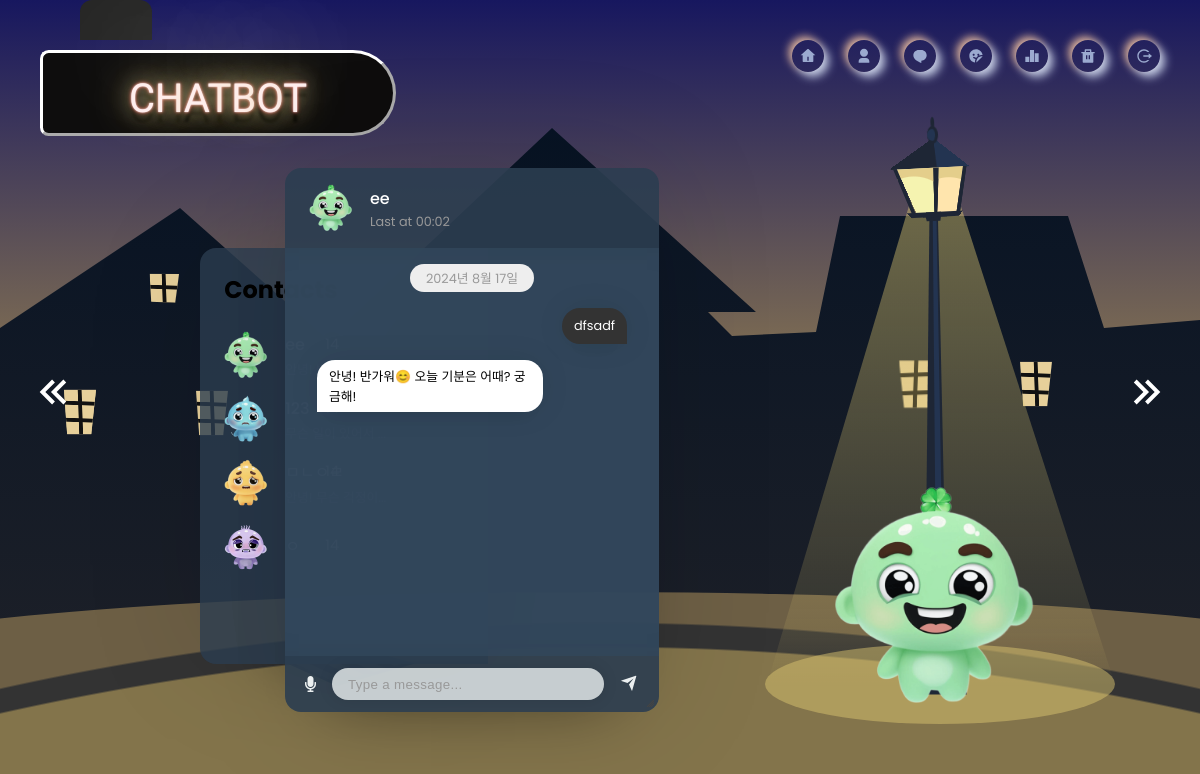
The app's page /chatbot/22 (signed in) with its own data.
### character/models.py (models this page shows, shortened)
class UserCharacter(models.Model):
    user = models.ForeignKey(User, on_delete=models.CASCADE)  # 유저 식별자
    adminCharacter = models.ForeignKey(AdminCharacter, on_delete=models.CASCADE)  # 초기 캐릭터 식별자
    introduce = models.TextField()  # 생성 이유
    last_content = models.TextField(default=" ")  # 인공지능 마지막 대화
    trash = models.BooleanField(default=False)  # 캐릭터 휴지통 플래그
    name = models.CharField(max_length=30)  # 캐릭터 이름

### chatbot/models.py (models this page shows)
class ChatbotUserContent(models.Model):
    user = models.ForeignKey(User, on_delete=models.CASCADE)  # 유저 식별자
    userCharacter = models.ForeignKey(UserCharacter, on_delete=models.CASCADE)  # 유저가 생성한 캐릭터 식별자
    user_content = models.TextField()  # 사용자 대화
    time = models.DateTimeField(auto_now_add=True)  # 대화생성시간

class ChatbotAIContent(models.Model):
    user = models.ForeignKey(User, on_delete=models.CASCADE)  # 유저 식별자
    userCharacter = models.ForeignKey(UserCharacter, on_delete=models.CASCADE)  # 유저가 생성한 캐릭터 식별자
    ai_content = models.TextField()  # 인공지능 대화
    time = models.DateTimeField(auto_now_add=True)  # 대화생성시간

### chatbot/views.py (the view)
# urls.py: path('chatbot/<int:pk>', chatbot_content_list, name='chatbot_content_list'),  # pk는 캐릭터의 식별자임 챗봇의 식별자 아님!!
@login_required
def chatbot_content_list(request, pk):
    user = request.user
    try:
        character = UserCharacter.objects.get(id=pk, user=user)
    except ObjectDoesNotExist:
        return redirect('character:character_list')
    characters = UserCharacter.objects.filter(user=user, trash=False)
    ai_contents = ChatbotAIContent.objects.filter(user=user, userCharacter=character).order_by('time')
    user_contents = ChatbotUserContent.objects.filter(user=user, userCharacter=character).order_by('time')
    if not character.trash:
        all_contents = []
        for content in user_contents:
            all_contents.append({
                'type': 'user',
                'content': content.user_content,
                'time': content.time
            })
        for content in ai_contents:
            all_contents.append({
                'type': 'ai',
                'content': content.ai_content,
                'time': content.time
            })
        all_contents.sort(key=lambda x: x['time'])
        timezone = pytz.timezone('Asia/Seoul')
        if all_contents:
            last_time = all_contents[-1]['time']
            last_time_kst = last_time.astimezone(timezone)  # KST로 변환
            last_time_formatted = last_time_kst.strftime('%H:%M')  # 형식 지정
        else:
            last_time_formatted = None
        grouped_contents = []
        current_date = None
        for content in all_contents:
            message_date = content['time'].date()
            if current_date != message_date:
                current_date = message_date
                grouped_contents.append({'date': message_date, 'messages': []})
            grouped_contents[-1]['messages'].append(content)
        if grouped_contents and len(grouped_contents[-1]['messages']) > 0:
            last_messages = grouped_contents[-1]['messages'][-1]['content']
            messagesLast = last_messages[:10]
        else:
            messagesLast = []  # `grouped_contents`가 비어있거나 마지막 메시지가 없는 경우 빈 리스트
        first_item = UserCharacter.objects.filter(user=request.user, trash=False).first()
        context = {
            'grouped_contents': grouped_contents,
            'character': character,
            'characters': characters,
            'last_time': last_time_formatted,
            'messagesLast': messagesLast,
            'pk': pk,
            'first_item': first_item
        }
        return render(request, 'chatbot/chatbotContentList.html', context)
    else:
        return redirect('users:main')

### templates/chatbot/chatbotContentList.html (shortened to what this page needs)
{% load static %}
<!DOCTYPE html>
<html lang="en">
<head>
    <link rel="stylesheet" href="//code.jquery.com/ui/1.12.1/themes/base/jquery-ui.css">
    <link rel="stylesheet" href="https://cdnjs.cloudflare.com/ajax/libs/font-awesome/5.15.3/css/all.min.css"/>
    <link href="https://cdn.remixicon.com/releases/v1.2.2/remixicon.css" rel="stylesheet">
    <link rel="stylesheet" href="https://cdnjs.cloudflare.com/ajax/libs/jqueryui/1.12.1/jquery-ui.min.css">
    <link rel="stylesheet" href="{% static '/css/chatbot/icon.css' %}">
    <link rel="stylesheet" href="{% static '/css/chatbot/chatbotcall.css' %}">
    <link rel="stylesheet" href="{% static '/css/chatbot/chatbot.css' %}">
    <link rel="stylesheet" href="{% static '/css/chatbot/music.css' %}">
    <link rel="stylesheet" href="{% static '/css/chatbot/mochatbot.css' %}">
    <link rel="stylesheet" href="{% static '/css/chatbot/nav.css' %}">
    <link rel="stylesheet" href="{% static '/css/chatbot/lighthouse.css' %}">
    <link rel='stylesheet prefetch' href='https://code.ionicframework.com/ionicons/2.0.1/css/ionicons.min.css'>
    <link rel='stylesheet prefetch' href='https://cdnjs.cloudflare.com/ajax/libs/animate.css/3.2.3/animate.min.css'>
</head>
<body>
<div class="arrow left">
    <svg xmlns="http://www.w3.org/2000/svg" viewBox="0 0 24 24" fill="currentColor">
        <path
            d="M4.83578 12L11.0429 18.2071L12.4571 16.7929L7.66421 12L12.4571 7.20712L11.0429 5.79291L4.83578 12ZM10.4857 12L16.6928 18.2071L18.107 16.7929L13.3141 12L18.107 7.20712L16.6928 5.79291L10.4857 12Z">
        </path>
    </svg>
</div>
<div class="arrow right">
    <svg xmlns="http://www.w3.org/2000/svg" viewBox="0 0 24 24" fill="currentColor">
        <path
            d="M19.1642 12L12.9571 5.79291L11.5429 7.20712L16.3358 12L11.5429 16.7929L12.9571 18.2071L19.1642 12ZM13.5143 12L7.30722 5.79291L5.89301 7.20712L10.6859 12L5.89301 16.7929L7.30722 18.2071L13.5143 12Z">
        </path>
    </svg>
</div>
<div class="icon">
    <a href="{% url 'character:character_list' %}">
        <div class="icon__home">
            <svg xmlns="http://www.w3.org/2000/svg" viewBox="0 0 24 24" fill="currentColor">
                <path
                        d="M20 20C20 20.5523 19.5523 21 19 21H5C4.44772 21 4 20.5523 4 20V11L1 11L11.3273 1.6115C11.7087 1.26475 12.2913 1.26475 12.6727 1.6115L23 11L20 11V20ZM11 13V19H13V13H11Z">
                </path>
            </svg>
        </div>
    </a>
    <a href="{% url 'users:profile' %}">
        <div class="icon__account">
            <svg xmlns="http://www.w3.org/2000/svg" viewBox="0 0 24 24" fill="currentColor">
                <path
                        d="M20 22H4V20C4 17.2386 6.23858 15 9 15H15C17.7614 15 20 17.2386 20 20V22ZM12 13C8.68629 13 6 10.3137 6 7C6 3.68629 8.68629 1 12 1C15.3137 1 18 3.68629 18 7C18 10.3137 15.3137 13 12 13Z">
                </path>
            </svg>
        </div>
    </a>
    {% if first_item %}
        <a href="{% url 'chatbot:chatbot_content_list' first_item.pk %}">
            <div class="icon__chat">
                <svg xmlns="http://www.w3.org/2000/svg" viewBox="0 0 24 24" fill="currentColor">
                    <path
                            d="M10 3H14C18.4183 3 22 6.58172 22 11C22 15.4183 18.4183 19 14 19V22.5C9 20.5 2 17.5 2 11C2 6.58172 5.58172 3 10 3Z">
                    </path>
                </svg>
            </div>
        </a>
    {% endif %}
    <a href="{% url 'feedback:feedback_list' %}">
        <div class="icon__log">
        </div>
    </a>
    <a href="{% url 'chatbot:emotion' %}">
        <div class="icon__log">
            <svg xmlns="http://www.w3.org/2000/svg" viewBox="0 0 24 24" fill="currentColor">
                <path d="M2 13H8V21H2V13ZM9 3H15V21H9V3ZM16 8H22V21H16V8Z"></path>
            </svg>
        </div>
    </a>
    <a href="{% url 'character:trash' %}">
        <div class="icon__delete">
            <svg xmlns="http://www.w3.org/2000/svg" viewBox="0 0 24 24" fill="currentColor">
                <path
                        d="M17 6H22V8H20V21C20 21.5523 19.5523 22 19 22H5C4.44772 22 4 21.5523 4 21V8H2V6H7V3C7 2.44772 7.44772 2 8 2H16C16.5523 2 17 2.44772 17 3V6ZM9 11V17H11V11H9ZM13 11V17H15V11H13ZM9 4V6H15V4H9Z">
                </path>
            </svg>
        </div>
    </a>
    <a class="logout-btn" style="cursor: pointer;">
        <div class="icon__logout">
        </div>
    </a>
</div>
<div class="chat-content active" id="chat-content-0">
    <div class="chat-content-body-1">
        <div id="pole">
            <div id="right">
                <div class="logo">
                    <b>CH<span>AT</span>B<span>O</span>T</b>
                </div>
            </div>
        </div>
        <div class="chat-buildings">
            <div class="chat-window"></div>
            <div class="chat-window"></div>
            <div class="chat-window"></div>
            <div class="chat-window"></div>
            <div class="chat-window"></div>
        </div>
        <div class="chat-streetlamp">
            <div class="chat-pole"></div>
            <div class="chat-poletop"></div>
            <div class="chat-head">
                <label for="btn"></label>
                <div class="chat-top"></div>
                <div class="chat-glass"></div>
                <div class="chat-bot"></div>
            </div>
            <div class="chat-light"></div>
        </div>
        <div class="chat-character-lamp">
            {% if character.adminCharacter.emotion == '기쁨' %}
                <img src="/media/joy.png" alt="" class="chat-character">
            {% elif character.adminCharacter.emotion == '분노' %}
                <img src="/media/anger.png" alt="" class="chat-character">
            {% elif character.adminCharacter.emotion == '슬픔' %}
                <img src="/media/sad.png" alt="" class="chat-character">
            {% elif character.adminCharacter.emotion == '불안' %}
                <img src="/media/anxiety.png" alt="" class="chat-character">
            {% elif character.adminCharacter.emotion == '두려움' %}
                <img src="/media/fear.png" alt="" class="chat-character">
            {% endif %}
        </div>
        <div class="chat-center" id="chat-center">
            <div class="contacts" id="mobile-contacts">
                <h2>Contacts</h2>
                {% for character in characters %}
                    <div class="contact">
                        {% if character.adminCharacter.emotion == '기쁨' %}
                            <div class="chat-pic joy"></div>
                            <a href="/chatbot/{{ character.id }}">
                                <div class="badge">14</div>
                                <div class="name">{{ character.name }}</div>
                                <div class="message"
                                     id="latest-message-{{ character.id }}">{{ character.last_content }}</div>
                            </a>
                        {% elif character.adminCharacter.emotion == '불안' %}
                            <div class="chat-pic anxiety"></div>
                            <a href="/chatbot/{{ character.id }}">
                                <div class="badge">14</div>
                                <div class="name">{{ character.name }}</div>
                                <div class="message"
                                     id="latest-message-{{ character.id }}">{{ character.last_content }}</div>
                            </a>
                        {% elif character.adminCharacter.emotion == '슬픔' %}
                            <div class="chat-pic sad"></div>
                            <a href="/chatbot/{{ character.id }}">
                                <div class="badge">14</div>
                                <div class="name">{{ character.name }}</div>
                                <div class="message"
                                     id="latest-message-{{ character.id }}">{{ character.last_content }}</div>
                            </a>
                        {% elif character.adminCharacter.emotion == '두려움' %}
                            <div class="chat-pic fear"></div>
                            <a href="/chatbot/{{ character.id }}">
                                <div class="badge">14</div>
                                <div class="name">{{ character.name }}</div>
                            </a>
                        {% endif %}
                    </div>
                {% endfor %}
            </div>
            <div class="chat" id="chat">
                <div class="contact bar">
                    {% if character.adminCharacter.emotion == '기쁨' %}
                        <div class="chat-pic joy"></div>
                        <div class="chat-name">{{ character.name }}</div>
                        <div class="seen" id="latest-time-{{ character.id }}">Last at {{ last_time }}</div>
                    {% elif character.adminCharacter.emotion == '분노' %}
                        <div class="chat-pic anger"></div>
                        <div class="chat-name">{{ character.name }}</div>
                        <div class="seen" id="latest-time-{{ character.id }}">Last at {{ last_time }} </div>
                    {% elif character.adminCharacter.emotion == '불안' %}
                        <div class="chat-pic anxiety"></div>
                        <div class="chat-name">{{ character.name }}</div>
                        <div class="seen" id="latest-time-{{ character.id }}">Last at {{ last_time }}</div>
                    {% elif character.adminCharacter.emotion == '슬픔' %}
                        <div class="chat-pic sad"></div>
                        <div class="chat-name">{{ character.name }}</div>
                        <div class="seen" id="latest-time-{{ character.id }}">Last at {{ last_time }}</div>
                    {% elif character.adminCharacter.emotion == '두려움' %}
                        <div class="chat-pic fear"></div>
                        <div class="chat-name">{{ character.name }}</div>
                        <div class="seen" id="latest-time-{{ character.id }}">Last at 12:56</div>
                    {% endif %}
                </div>
                <div id="messages" class="messages">
                    {% for group in grouped_contents %}
                        <div class="time">{{ group.date }}</div>
                        {% for content in group.messages %}
                            {% if content.type == 'user' %}
                                <div class="message parker">{{ content.content }}</div>
                            {% else %}
                                <div class="message stark">{{ content.content }}</div>
                            {% endif %}
                        {% endfor %}
                    {% endfor %}
                </div>
                <div class="input">
                    <div class="type-message-bottom">
                        <i class="fas fa-microphone" id="record-btn"></i>
                        <input type="text" id="user-content2" placeholder="Type a message...">
                        <a class="send">
                        </a>
                    </div>
                </div>
            </div>
        </div>
    </div>
</div>
</body>
</html>

### static/css/chatbot/chatbotcall.css (style rules this page uses)
:root { --font-family: 'Poppins', sans-serif; --theme-bg-color: #21242b; --main-bg-color: #1a1b20; --blue-button: #2983fb; --icon-color: #909195; --icon-hover: #21242b; --color-grey: #909195; --color-white: #ffffff; --color-green: #10B664; --color-dark: #1A1B20; --dark-green: #1C5E43; }
:root { --black: #151515; --gray100: #ddd; --blue: #92D6E4; --chat-tail-size: 21px; }
body { font-family: var(--font-family); background: #f3f2ec; }

### static/css/chatbot/lighthouse.css (style rules this page uses)
:root { --red: #972627; --red-2: #c17d7d; --white: #e2b59a; --sm: #fcedbb90; --sm-2: #c57356; --sky-1: var(--red); --sky-2: var(--white); --sea-1: #645355; --sea-2: #9c766780; --sea-3: #0e3641; --base-1: #335e53; --base-2: #142c2c; --shine: #fff6; --windows: #5f3300; --reflex: #fff2; }
body { margin: 0; padding: 0; width: 100vw; height: 100vh; overflow: hidden; display: flex; align-items: center; justify-content: center; }
body * { transform-style: preserve-3d; }

### templates/chatbot/chatbotContentList.html (style rules this page uses)
a { text-decoration: none; }
#chat:after { content: ""; position: absolute; bottom: 0; right: 0; width: 20px; height: 20px; cursor: se-resize; }
.arrow { position: fixed; top: 50%; transform: translateY(-50%); font-size: 3em; cursor: pointer; z-index: 10; color: white; padding: 10px; border-radius: 50%; }
.arrow svg { color: white; width: 3rem; height: auto; }
.arrow.left { left: 20px; }
.arrow.right { right: 20px; }
.chat-content { display: none; }
.chat-content.active { display: block; }

### records on screen
UserCharacter: name "ee"
ChatbotUserContent: content "dfsadf"
ChatbotAIContent: content "안녕! 반가워😊 오늘 기분은 어때? 궁금해!"

### other values on screen
{{ last_time }} "00:02"
{{ group.date }} "2024년 8월 17일"
